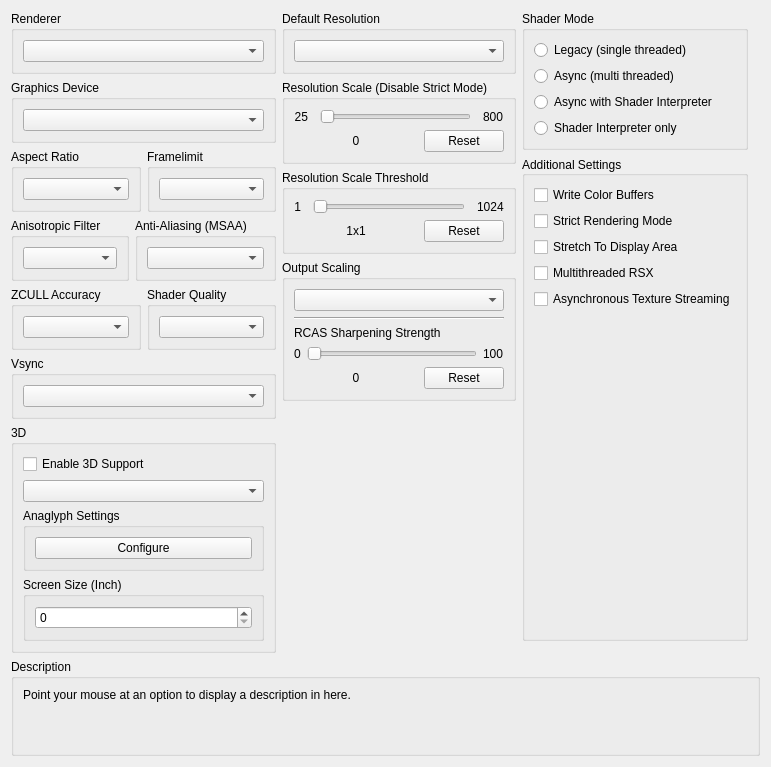
      <widget class="QWidget" name="gpuTab">
       <attribute name="title">
        <string>GPU</string>
       </attribute>
       <layout class="QVBoxLayout" name="gpuTab_layout" stretch="0,1,0">
        <item>
         <layout class="QHBoxLayout" name="gpuTabLayout" stretch="1,1,1">
          <item>
           <layout class="QVBoxLayout" name="gpuTabLayoutLeft">
            <item>
             <widget class="QGroupBox" name="gb_renderer">
              <property name="title">
               <string>Renderer</string>
              </property>
              <layout class="QVBoxLayout" name="gb_renderer_layout">
               <item>
                <widget class="QComboBox" name="renderBox"/>
               </item>
              </layout>
             </widget>
            </item>
            <item>
             <widget class="QGroupBox" name="gb_graphicsAdapter">
              <property name="title">
               <string>Graphics Device</string>
              </property>
              <layout class="QVBoxLayout" name="gb_graphicsAdapter_layout">
               <item>
                <widget class="QComboBox" name="graphicsAdapterBox"/>
               </item>
              </layout>
             </widget>
            </item>
            <item>
             <widget class="QWidget" name="widget_gpu_top" native="true">
              <layout class="QHBoxLayout" name="widget_gpu_top_layout" stretch="1,1">
               <property name="leftMargin">
                <number>0</number>
               </property>
               <property name="topMargin">
                <number>0</number>
               </property>
               <property name="rightMargin">
                <number>0</number>
               </property>
               <property name="bottomMargin">
                <number>0</number>
               </property>
               <item>
                <widget class="QGroupBox" name="gb_aspectRatio">
                 <property name="title">
                  <string>Aspect Ratio</string>
                 </property>
                 <layout class="QVBoxLayout" name="gb_aspectRatio_layout">
                  <item>
                   <widget class="QComboBox" name="aspectBox"/>
                  </item>
                 </layout>
                </widget>
               </item>
               <item>
                <widget class="QGroupBox" name="gb_frameLimit">
                 <property name="title">
                  <string>Framelimit</string>
                 </property>
                 <layout class="QVBoxLayout" name="gb_frameLimit_layout">
                  <item>
                   <widget class="QComboBox" name="frameLimitBox"/>
                  </item>
                 </layout>
                </widget>
               </item>
              </layout>
             </widget>
            </item>
            <item>
             <widget class="QWidget" name="widget_gpu_bottom" native="true">
              <layout class="QHBoxLayout" name="widget_gpu_bottom_layout" stretch="1,1">
               <property name="leftMargin">
                <number>0</number>
               </property>
               <property name="topMargin">
                <number>0</number>
               </property>
               <property name="rightMargin">
                <number>0</number>
               </property>
               <property name="bottomMargin">
                <number>0</number>
               </property>
               <item>
                <widget class="QGroupBox" name="gb_anisotropicFilter">
                 <property name="title">
                  <string>Anisotropic Filter</string>
                 </property>
                 <layout class="QVBoxLayout" name="gb_anisotropicFilter_layout">
                  <item>
                   <widget class="QComboBox" name="anisotropicFilterOverride"/>
                  </item>
                 </layout>
                </widget>
               </item>
               <item>
                <widget class="QGroupBox" name="gb_antiAliasing">
                 <property name="title">
                  <string>Anti-Aliasing (MSAA)</string>
                 </property>
                 <layout class="QVBoxLayout" name="gb_antiAliasing_layout">
                  <item>
                   <widget class="QComboBox" name="antiAliasing"/>
                  </item>
                 </layout>
                </widget>
               </item>
              </layout>
             </widget>
            </item>
            <item>
             <widget class="QWidget" name="widget_gpu_3" native="true">
              <layout class="QHBoxLayout" name="widget_gpu_3_layout" stretch="1,1">
               <property name="leftMargin">
                <number>0</number>
               </property>
               <property name="topMargin">
                <number>0</number>
               </property>
               <property name="rightMargin">
                <number>0</number>
               </property>
               <property name="bottomMargin">
                <number>0</number>
               </property>
               <item>
                <widget class="QGroupBox" name="gbZCULL">
                 <property name="title">
                  <string>ZCULL Accuracy</string>
                 </property>
                 <layout class="QVBoxLayout" name="gbZCULL_layout">
                  <item>
                   <widget class="QComboBox" name="zcullPrecisionMode"/>
                  </item>
                 </layout>
                </widget>
               </item>
               <item>
                <widget class="QGroupBox" name="gbShaderPrecision">
                 <property name="title">
                  <string>Shader Quality</string>
                 </property>
                 <layout class="QVBoxLayout" name="gbShaderPrecision_layout">
                  <item>
                   <widget class="QComboBox" name="shaderPrecision"/>
                  </item>
                 </layout>
                </widget>
               </item>
              </layout>
             </widget>
            </item>
            <item>
             <widget class="QWidget" name="widget_gpu_4" native="true">
              <layout class="QHBoxLayout" name="widget_gpu_4_layout" stretch="1">
               <property name="leftMargin">
                <number>0</number>
               </property>
               <property name="topMargin">
                <number>0</number>
               </property>
               <property name="rightMargin">
                <number>0</number>
               </property>
               <property name="bottomMargin">
                <number>0</number>
               </property>
               <item>
                <widget class="QGroupBox" name="gbVsync">
                 <property name="title">
                  <string>Vsync</string>
                 </property>
                 <layout class="QVBoxLayout" name="gbVsync_layout">
                  <item>
                   <widget class="QComboBox" name="vsyncMode"/>
                  </item>
                 </layout>
                </widget>
               </item>
              </layout>
             </widget>
            </item>
            <item>
             <widget class="QGroupBox" name="gb_stereo">
              <property name="title">
               <string>3D</string>
              </property>
              <layout class="QVBoxLayout" name="gb_stereo_layout">
               <item>
                <widget class="QCheckBox" name="stereoRenderEnabled">
                 <property name="text">
                  <string>Enable 3D Support</string>
                 </property>
                </widget>
               </item>
               <item>
                <widget class="QComboBox" name="stereoRenderMode"/>
               </item>
               <item>
                <widget class="QGroupBox" name="gb_anaglyph_settings">
                 <property name="title">
                  <string>Anaglyph Settings</string>
                 </property>
                 <layout class="QHBoxLayout" name="layout_gb_anaglyph_settings">
                  <item>
                   <widget class="QPushButton" name="pb_anaglyph_settings">
                    <property name="text">
                     <string>Configure</string>
                    </property>
                   </widget>
                  </item>
                 </layout>
                </widget>
               </item>
               <item>
                <widget class="QGroupBox" name="gb_screen_size">
                 <property name="title">
                  <string>Screen Size (Inch)</string>
                 </property>
                 <layout class="QVBoxLayout" name="layout_gb_screen_size">
                  <item>
                   <widget class="QSpinBox" name="sb_screen_size"/>
                  </item>
                 </layout>
                </widget>
               </item>
              </layout>
             </widget>
            </item>
            <item>
             <spacer name="gpu_tab_layout_right_spacer">
              <property name="orientation">
               <enum>Qt::Orientation::Vertical</enum>
              </property>
              <property name="sizeType">
               <enum>QSizePolicy::Policy::MinimumExpanding</enum>
              </property>
              <property name="sizeHint" stdset="0">
               <size>
                <width>0</width>
                <height>0</height>
               </size>
              </property>
             </spacer>
            </item>
           </layout>
          </item>
          <item>
           <layout class="QVBoxLayout" name="gpuTabLayoutMiddle">
            <item>
             <widget class="QGroupBox" name="gb_default_resolution">
              <property name="title">
               <string>Default Resolution</string>
              </property>
              <layout class="QVBoxLayout" name="gb_default_resolution_layout">
               <item>
                <widget class="QComboBox" name="resBox"/>
               </item>
              </layout>
             </widget>
            </item>
            <item>
             <layout class="QVBoxLayout" name="layout_resolution_scale">
              <property name="spacing">
               <number>6</number>
              </property>
              <property name="leftMargin">
               <number>0</number>
              </property>
              <item>
               <widget class="QGroupBox" name="gb_resolutionScale">
                <property name="title">
                 <string>Resolution Scale (Disable Strict Mode)</string>
                </property>
                <layout class="QVBoxLayout" name="gb_resolutionScale_layout">
                 <item>
                  <widget class="QWidget" name="resolutionScaleLayoutTop" native="true">
                   <layout class="QHBoxLayout" name="horizontalLayout_23" stretch="0,1,0">
                    <property name="spacing">
                     <number>12</number>
                    </property>
                    <property name="leftMargin">
                     <number>0</number>
                    </property>
                    <property name="topMargin">
                     <number>0</number>
                    </property>
                    <property name="rightMargin">
                     <number>0</number>
                    </property>
                    <property name="bottomMargin">
                     <number>0</number>
                    </property>
                    <item>
                     <widget class="QLabel" name="resolutionScaleMin">
                      <property name="text">
                       <string>25</string>
                      </property>
                      <property name="alignment">
                       <set>Qt::AlignmentFlag::AlignRight|Qt::AlignmentFlag::AlignTrailing|Qt::AlignmentFlag::AlignVCenter</set>
                      </property>
                     </widget>
                    </item>
                    <item>
                     <widget class="QSlider" name="resolutionScale">
                      <property name="orientation">
                       <enum>Qt::Orientation::Horizontal</enum>
                      </property>
                     </widget>
                    </item>
                    <item>
                     <widget class="QLabel" name="resolutionScaleMax">
                      <property name="text">
                       <string>800</string>
                      </property>
                     </widget>
                    </item>
                   </layout>
                  </widget>
                 </item>
                 <item>
                  <layout class="QHBoxLayout" name="resolutionScaleLayoutBottom" stretch="1,0">
                   <item>
                    <widget class="QLabel" name="resolutionScaleVal">
                     <property name="text">
                      <string>0</string>
                     </property>
                     <property name="alignment">
                      <set>Qt::AlignmentFlag::AlignCenter</set>
                     </property>
                    </widget>
                   </item>
                   <item>
                    <widget class="QPushButton" name="resolutionScaleReset">
                     <property name="text">
                      <string>Reset</string>
                     </property>
                    </widget>
                   </item>
                  </layout>
                 </item>
                </layout>
               </widget>
              </item>
              <item>
               <widget class="QGroupBox" name="gb_minimumScalableDimension">
                <property name="title">
                 <string>Resolution Scale Threshold</string>
                </property>
                <layout class="QVBoxLayout" name="gb_minimumScalableDimension_layout">
                 <item>
                  <layout class="QHBoxLayout" name="minimumScalableDimensionLayoutTop" stretch="0,1,0">
                   <property name="spacing">
                    <number>12</number>
                   </property>
                   <item>
                    <widget class="QLabel" name="minimumScalableDimensionMin">
                     <property name="text">
                      <string>1</string>
                     </property>
                     <property name="alignment">
                      <set>Qt::AlignmentFlag::AlignRight|Qt::AlignmentFlag::AlignTrailing|Qt::AlignmentFlag::AlignVCenter</set>
                     </property>
                    </widget>
                   </item>
                   <item>
                    <widget class="QSlider" name="minimumScalableDimension">
                     <property name="orientation">
                      <enum>Qt::Orientation::Horizontal</enum>
                     </property>
                    </widget>
                   </item>
                   <item>
                    <widget class="QLabel" name="minimumScalableDimensionMax">
                     <property name="text">
                      <string>1024</string>
                     </property>
                    </widget>
                   </item>
                  </layout>
                 </item>
                 <item>
                  <layout class="QHBoxLayout" name="minimumScalableDimensionLayoutBottom" stretch="1,0">
                   <item>
                    <widget class="QLabel" name="minimumScalableDimensionVal">
                     <property name="text">
                      <string>1x1</string>
                     </property>
                     <property name="alignment">
                      <set>Qt::AlignmentFlag::AlignCenter</set>
                     </property>
                    </widget>
                   </item>
                   <item>
                    <widget class="QPushButton" name="minimumScalableDimensionReset">
                     <property name="text">
                      <string>Reset</string>
                     </property>
                    </widget>
                   </item>
                  </layout>
                 </item>
                </layout>
               </widget>
              </item>
             </layout>
            </item>
            <item>
             <widget class="QGroupBox" name="gb_outputScaling">
              <property name="title">
               <string>Output Scaling</string>
              </property>
              <layout class="QVBoxLayout" name="gb_Upscaling_layout">
               <item>
                <widget class="QComboBox" name="outputScalingMode"/>
               </item>
               <item>
                <widget class="Line" name="line">
                 <property name="orientation">
                  <enum>Qt::Orientation::Horizontal</enum>
                 </property>
                </widget>
               </item>
               <item>
                <widget class="QWidget" name="fsrSharpeningStrengthWidget" native="true">
                 <layout class="QVBoxLayout" name="fsrSharpeningWidgetLayout">
                  <property name="leftMargin">
                   <number>0</number>
                  </property>
                  <property name="topMargin">
                   <number>0</number>
                  </property>
                  <property name="rightMargin">
                   <number>0</number>
                  </property>
                  <property name="bottomMargin">
                   <number>0</number>
                  </property>
                  <item>
                   <widget class="QLabel" name="fsrSharpeningStrengthLabel">
                    <property name="sizePolicy">
                     <sizepolicy hsizetype="Preferred" vsizetype="Preferred">
                      <horstretch>0</horstretch>
                      <verstretch>0</verstretch>
                     </sizepolicy>
                    </property>
                    <property name="text">
                     <string>RCAS Sharpening Strength</string>
                    </property>
                    <property name="alignment">
                     <set>Qt::AlignmentFlag::AlignBottom|Qt::AlignmentFlag::AlignLeading|Qt::AlignmentFlag::AlignLeft</set>
                    </property>
                    <property name="margin">
                     <number>1</number>
                    </property>
                   </widget>
                  </item>
                  <item>
                   <layout class="QHBoxLayout" name="fsrSharpeningLayoutTop">
                    <item>
                     <widget class="QLabel" name="minSharpeningVal">
                      <property name="text">
                       <string>0</string>
                      </property>
                     </widget>
                    </item>
                    <item>
                     <widget class="QSlider" name="fsrSharpeningStrength">
                      <property name="orientation">
                       <enum>Qt::Orientation::Horizontal</enum>
                      </property>
                     </widget>
                    </item>
                    <item>
                     <widget class="QLabel" name="maxSharpeningVal">
                      <property name="sizePolicy">
                       <sizepolicy hsizetype="Minimum" vsizetype="Preferred">
                        <horstretch>0</horstretch>
                        <verstretch>0</verstretch>
                       </sizepolicy>
                      </property>
                      <property name="text">
                       <string>100</string>
                      </property>
                     </widget>
                    </item>
                   </layout>
                  </item>
                  <item>
                   <layout class="QHBoxLayout" name="fsrSharpeningLayoutBottom" stretch="1,0">
                    <item>
                     <widget class="QLabel" name="fsrSharpeningStrengthVal">
                      <property name="text">
                       <string>0</string>
                      </property>
                      <property name="alignment">
                       <set>Qt::AlignmentFlag::AlignCenter</set>
                      </property>
                     </widget>
                    </item>
                    <item>
                     <widget class="QPushButton" name="fsrSharpeningStrengthReset">
                      <property name="text">
                       <string>Reset</string>
                      </property>
                     </widget>
                    </item>
                   </layout>
                  </item>
                 </layout>
                </widget>
               </item>
              </layout>
             </widget>
            </item>
            <item>
             <spacer name="gpu_tab_layout_middle_spacer">
              <property name="orientation">
               <enum>Qt::Orientation::Vertical</enum>
              </property>
              <property name="sizeType">
               <enum>QSizePolicy::Policy::MinimumExpanding</enum>
              </property>
              <property name="sizeHint" stdset="0">
               <size>
                <width>0</width>
                <height>0</height>
               </size>
              </property>
             </spacer>
            </item>
           </layout>
          </item>
          <item>
           <layout class="QVBoxLayout" name="gpuTabLayoutRight">
            <property name="rightMargin">
             <number>12</number>
            </property>
            <property name="bottomMargin">
             <number>12</number>
            </property>
            <item>
             <widget class="QGroupBox" name="gb_shader_mode">
              <property name="minimumSize">
               <size>
                <width>0</width>
                <height>123</height>
               </size>
              </property>
              <property name="title">
               <string>Shader Mode</string>
              </property>
              <layout class="QVBoxLayout" name="verticalLayout">
               <item>
                <widget class="QRadioButton" name="rb_legacy_recompiler">
                 <property name="text">
                  <string notr="true">Legacy (single threaded)</string>
                 </property>
                </widget>
               </item>
               <item>
                <widget class="QRadioButton" name="rb_async_recompiler">
                 <property name="text">
                  <string notr="true">Async (multi threaded)</string>
                 </property>
                </widget>
               </item>
               <item>
                <widget class="QRadioButton" name="rb_async_with_shader_interpreter">
                 <property name="text">
                  <string notr="true">Async with Shader Interpreter</string>
                 </property>
                </widget>
               </item>
               <item>
                <widget class="QRadioButton" name="rb_shader_interpreter_only">
                 <property name="text">
                  <string notr="true">Shader Interpreter only</string>
                 </property>
                </widget>
               </item>
              </layout>
             </widget>
            </item>
            <item>
             <widget class="QGroupBox" name="gb_additional_settings">
              <property name="title">
               <string>Additional Settings</string>
              </property>
              <property name="alignment">
               <set>Qt::AlignmentFlag::AlignLeading|Qt::AlignmentFlag::AlignLeft|Qt::AlignmentFlag::AlignVCenter</set>
              </property>
              <layout class="QVBoxLayout" name="gb_additional_settings_layout">
               <item>
                <widget class="QCheckBox" name="dumpColor">
                 <property name="text">
                  <string>Write Color Buffers</string>
                 </property>
                </widget>
               </item>
               <item>
                <widget class="QCheckBox" name="strictModeRendering">
                 <property name="text">
                  <string>Strict Rendering Mode</string>
                 </property>
                </widget>
               </item>
               <item>
                <widget class="QCheckBox" name="stretchToDisplayArea">
                 <property name="text">
                  <string>Stretch To Display Area</string>
                 </property>
                </widget>
               </item>
               <item>
                <widget class="QCheckBox" name="multithreadedRSX">
                 <property name="text">
                  <string>Multithreaded RSX</string>
                 </property>
                </widget>
               </item>
               <item>
                <widget class="QCheckBox" name="asyncTextureStreaming">
                 <property name="text">
                  <string>Asynchronous Texture Streaming</string>
                 </property>
                </widget>
               </item>
               <item>
                <spacer name="additional_settings_spacer">
                 <property name="orientation">
                  <enum>Qt::Orientation::Vertical</enum>
                 </property>
                 <property name="sizeType">
                  <enum>QSizePolicy::Policy::MinimumExpanding</enum>
                 </property>
                 <property name="sizeHint" stdset="0">
                  <size>
                   <width>0</width>
                   <height>0</height>
                  </size>
                 </property>
                </spacer>
               </item>
              </layout>
             </widget>
            </item>
           </layout>
          </item>
         </layout>
        </item>
        <item>
         <spacer name="gpuTabSpacer">
          <property name="orientation">
           <enum>Qt::Orientation::Vertical</enum>
          </property>
          <property name="sizeType">
           <enum>QSizePolicy::Policy::MinimumExpanding</enum>
          </property>
          <property name="sizeHint" stdset="0">
           <size>
            <width>0</width>
            <height>0</height>
           </size>
          </property>
         </spacer>
        </item>
        <item>
         <widget class="QGroupBox" name="gb_description_gpu">
          <property name="title">
           <string>Description</string>
          </property>
          <layout class="QHBoxLayout" name="gb_description_gpu_layout">
           <item>
            <widget class="QLabel" name="description_gpu">
             <property name="text">
              <string>Point your mouse at an option to display a description in here.


</string>
             </property>
             <property name="textFormat">
              <enum>Qt::TextFormat::PlainText</enum>
             </property>
             <property name="alignment">
              <set>Qt::AlignmentFlag::AlignLeading|Qt::AlignmentFlag::AlignLeft|Qt::AlignmentFlag::AlignTop</set>
             </property>
             <property name="wordWrap">
              <bool>true</bool>
             </property>
            </widget>
           </item>
          </layout>
         </widget>
        </item>
       </layout>
      </widget>
